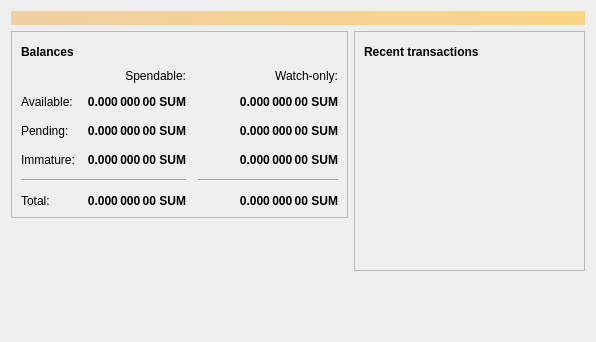
<?xml version="1.0" encoding="UTF-8"?>
<ui version="4.0">
 <class>OverviewPage</class>
 <widget class="QWidget" name="OverviewPage">
  <property name="geometry">
   <rect>
    <x>0</x>
    <y>0</y>
    <width>596</width>
    <height>342</height>
   </rect>
  </property>
  <property name="windowTitle">
   <string>Form</string>
  </property>
  <layout class="QVBoxLayout" name="topLayout">
   <item>
    <widget class="QLabel" name="labelAlerts">
     <property name="visible">
      <bool>false</bool>
     </property>
     <property name="styleSheet">
      <string notr="true">QLabel { background-color: qlineargradient(x1: 0, y1: 0, x2: 1, y2: 0, stop:0 #F0D0A0, stop:1 #F8D488); color:#000000; }</string>
     </property>
     <property name="wordWrap">
      <bool>true</bool>
     </property>
     <property name="margin">
      <number>3</number>
     </property>
     <property name="textInteractionFlags">
      <set>Qt::TextSelectableByMouse</set>
     </property>
    </widget>
   </item>
   <item>
    <layout class="QHBoxLayout" name="horizontalLayout" stretch="1,1">
     <item>
      <layout class="QVBoxLayout" name="verticalLayout_2">
       <item>
        <widget class="QFrame" name="frame">
         <property name="frameShape">
          <enum>QFrame::StyledPanel</enum>
         </property>
         <property name="frameShadow">
          <enum>QFrame::Raised</enum>
         </property>
         <layout class="QVBoxLayout" name="verticalLayout_4">
          <item>
           <layout class="QHBoxLayout" name="horizontalLayout_4">
            <item>
             <widget class="QLabel" name="label_5">
              <property name="font">
               <font>
                <weight>75</weight>
                <bold>true</bold>
               </font>
              </property>
              <property name="text">
               <string>Balances</string>
              </property>
             </widget>
            </item>
            <item>
             <widget class="QPushButton" name="labelWalletStatus">
              <property name="enabled">
               <bool>true</bool>
              </property>
              <property name="maximumSize">
               <size>
                <width>30</width>
                <height>16777215</height>
               </size>
              </property>
              <property name="toolTip">
               <string>The displayed information may be out of date. Your wallet automatically synchronizes with the Sumcoin network after a connection is established, but this process has not completed yet.</string>
              </property>
              <property name="text">
               <string/>
              </property>
              <property name="icon">
               <iconset resource="../bitcoin.qrc">
                <normaloff>:/icons/warning</normaloff>
                <disabledoff>:/icons/warning</disabledoff>:/icons/warning</iconset>
              </property>
              <property name="iconSize">
               <size>
                <width>24</width>
                <height>24</height>
               </size>
              </property>
              <property name="flat">
               <bool>true</bool>
              </property>
             </widget>
            </item>
            <item>
             <spacer name="horizontalSpacer_3">
              <property name="orientation">
               <enum>Qt::Horizontal</enum>
              </property>
              <property name="sizeHint" stdset="0">
               <size>
                <width>40</width>
                <height>20</height>
               </size>
              </property>
             </spacer>
            </item>
           </layout>
          </item>
          <item>
           <layout class="QGridLayout" name="gridLayout">
            <property name="spacing">
             <number>12</number>
            </property>
            <item row="2" column="2">
             <widget class="QLabel" name="labelWatchPending">
              <property name="font">
               <font>
                <weight>75</weight>
                <bold>true</bold>
               </font>
              </property>
              <property name="cursor">
               <cursorShape>IBeamCursor</cursorShape>
              </property>
              <property name="toolTip">
               <string>Unconfirmed transactions to watch-only addresses</string>
              </property>
              <property name="text">
               <string notr="true">0.000 000 00 SUM</string>
              </property>
              <property name="alignment">
               <set>Qt::AlignRight|Qt::AlignTrailing|Qt::AlignVCenter</set>
              </property>
              <property name="textInteractionFlags">
               <set>Qt::LinksAccessibleByMouse|Qt::TextSelectableByKeyboard|Qt::TextSelectableByMouse</set>
              </property>
             </widget>
            </item>
            <item row="2" column="1">
             <widget class="QLabel" name="labelUnconfirmed">
              <property name="font">
               <font>
                <weight>75</weight>
                <bold>true</bold>
               </font>
              </property>
              <property name="cursor">
               <cursorShape>IBeamCursor</cursorShape>
              </property>
              <property name="toolTip">
               <string>Total of transactions that have yet to be confirmed, and do not yet count toward the spendable balance</string>
              </property>
              <property name="text">
               <string notr="true">0.000 000 00 SUM</string>
              </property>
              <property name="alignment">
               <set>Qt::AlignRight|Qt::AlignTrailing|Qt::AlignVCenter</set>
              </property>
              <property name="textInteractionFlags">
               <set>Qt::LinksAccessibleByMouse|Qt::TextSelectableByKeyboard|Qt::TextSelectableByMouse</set>
              </property>
             </widget>
            </item>
            <item row="3" column="2">
             <widget class="QLabel" name="labelWatchImmature">
              <property name="font">
               <font>
                <weight>75</weight>
                <bold>true</bold>
               </font>
              </property>
              <property name="cursor">
               <cursorShape>IBeamCursor</cursorShape>
              </property>
              <property name="toolTip">
               <string>Mined balance in watch-only addresses that has not yet matured</string>
              </property>
              <property name="text">
               <string notr="true">0.000 000 00 SUM</string>
              </property>
              <property name="alignment">
               <set>Qt::AlignRight|Qt::AlignTrailing|Qt::AlignVCenter</set>
              </property>
              <property name="textInteractionFlags">
               <set>Qt::LinksAccessibleByMouse|Qt::TextSelectableByKeyboard|Qt::TextSelectableByMouse</set>
              </property>
             </widget>
            </item>
            <item row="4" column="0" colspan="2">
             <widget class="Line" name="line">
              <property name="orientation">
               <enum>Qt::Horizontal</enum>
              </property>
             </widget>
            </item>
            <item row="4" column="2">
             <widget class="Line" name="lineWatchBalance">
              <property name="sizePolicy">
               <sizepolicy hsizetype="Preferred" vsizetype="Fixed">
                <horstretch>0</horstretch>
                <verstretch>0</verstretch>
               </sizepolicy>
              </property>
              <property name="minimumSize">
               <size>
                <width>140</width>
                <height>0</height>
               </size>
              </property>
              <property name="orientation">
               <enum>Qt::Horizontal</enum>
              </property>
             </widget>
            </item>
            <item row="5" column="0">
             <widget class="QLabel" name="labelTotalText">
              <property name="text">
               <string>Total:</string>
              </property>
             </widget>
            </item>
            <item row="3" column="1">
             <widget class="QLabel" name="labelImmature">
              <property name="font">
               <font>
                <weight>75</weight>
                <bold>true</bold>
               </font>
              </property>
              <property name="cursor">
               <cursorShape>IBeamCursor</cursorShape>
              </property>
              <property name="toolTip">
               <string>Mined balance that has not yet matured</string>
              </property>
              <property name="text">
               <string notr="true">0.000 000 00 SUM</string>
              </property>
              <property name="alignment">
               <set>Qt::AlignRight|Qt::AlignTrailing|Qt::AlignVCenter</set>
              </property>
              <property name="textInteractionFlags">
               <set>Qt::LinksAccessibleByMouse|Qt::TextSelectableByKeyboard|Qt::TextSelectableByMouse</set>
              </property>
             </widget>
            </item>
            <item row="2" column="3">
             <spacer name="horizontalSpacer_2">
              <property name="orientation">
               <enum>Qt::Horizontal</enum>
              </property>
              <property name="sizeHint" stdset="0">
               <size>
                <width>40</width>
                <height>20</height>
               </size>
              </property>
             </spacer>
            </item>
            <item row="3" column="0">
             <widget class="QLabel" name="labelImmatureText">
              <property name="text">
               <string>Immature:</string>
              </property>
             </widget>
            </item>
            <item row="5" column="1">
             <widget class="QLabel" name="labelTotal">
              <property name="font">
               <font>
                <weight>75</weight>
                <bold>true</bold>
               </font>
              </property>
              <property name="cursor">
               <cursorShape>IBeamCursor</cursorShape>
              </property>
              <property name="toolTip">
               <string>Your current total balance</string>
              </property>
              <property name="text">
               <string notr="true">0.000 000 00 SUM</string>
              </property>
              <property name="alignment">
               <set>Qt::AlignRight|Qt::AlignTrailing|Qt::AlignVCenter</set>
              </property>
              <property name="textInteractionFlags">
               <set>Qt::LinksAccessibleByMouse|Qt::TextSelectableByKeyboard|Qt::TextSelectableByMouse</set>
              </property>
             </widget>
            </item>
            <item row="5" column="2">
             <widget class="QLabel" name="labelWatchTotal">
              <property name="font">
               <font>
                <weight>75</weight>
                <bold>true</bold>
               </font>
              </property>
              <property name="cursor">
               <cursorShape>IBeamCursor</cursorShape>
              </property>
              <property name="toolTip">
               <string>Current total balance in watch-only addresses</string>
              </property>
              <property name="text">
               <string notr="true">0.000 000 00 SUM</string>
              </property>
              <property name="alignment">
               <set>Qt::AlignRight|Qt::AlignTrailing|Qt::AlignVCenter</set>
              </property>
              <property name="textInteractionFlags">
               <set>Qt::LinksAccessibleByMouse|Qt::TextSelectableByKeyboard|Qt::TextSelectableByMouse</set>
              </property>
             </widget>
            </item>
            <item row="0" column="2">
             <widget class="QLabel" name="labelWatchonly">
              <property name="text">
               <string>Watch-only:</string>
              </property>
              <property name="alignment">
               <set>Qt::AlignRight|Qt::AlignTrailing|Qt::AlignVCenter</set>
              </property>
             </widget>
            </item>
            <item row="1" column="0">
             <widget class="QLabel" name="labelBalanceText">
              <property name="text">
               <string>Available:</string>
              </property>
             </widget>
            </item>
            <item row="1" column="1">
             <widget class="QLabel" name="labelBalance">
              <property name="font">
               <font>
                <weight>75</weight>
                <bold>true</bold>
               </font>
              </property>
              <property name="cursor">
               <cursorShape>IBeamCursor</cursorShape>
              </property>
              <property name="toolTip">
               <string>Your current spendable balance</string>
              </property>
              <property name="text">
               <string notr="true">0.000 000 00 SUM</string>
              </property>
              <property name="alignment">
               <set>Qt::AlignRight|Qt::AlignTrailing|Qt::AlignVCenter</set>
              </property>
              <property name="textInteractionFlags">
               <set>Qt::LinksAccessibleByMouse|Qt::TextSelectableByKeyboard|Qt::TextSelectableByMouse</set>
              </property>
             </widget>
            </item>
            <item row="1" column="2">
             <widget class="QLabel" name="labelWatchAvailable">
              <property name="font">
               <font>
                <weight>75</weight>
                <bold>true</bold>
               </font>
              </property>
              <property name="cursor">
               <cursorShape>IBeamCursor</cursorShape>
              </property>
              <property name="toolTip">
               <string>Your current balance in watch-only addresses</string>
              </property>
              <property name="text">
               <string notr="true">0.000 000 00 SUM</string>
              </property>
              <property name="alignment">
               <set>Qt::AlignRight|Qt::AlignTrailing|Qt::AlignVCenter</set>
              </property>
              <property name="textInteractionFlags">
               <set>Qt::LinksAccessibleByMouse|Qt::TextSelectableByKeyboard|Qt::TextSelectableByMouse</set>
              </property>
             </widget>
            </item>
            <item row="2" column="0">
             <widget class="QLabel" name="labelPendingText">
              <property name="text">
               <string>Pending:</string>
              </property>
             </widget>
            </item>
            <item row="0" column="1">
             <widget class="QLabel" name="labelSpendable">
              <property name="text">
               <string>Spendable:</string>
              </property>
              <property name="alignment">
               <set>Qt::AlignRight|Qt::AlignTrailing|Qt::AlignVCenter</set>
              </property>
             </widget>
            </item>
           </layout>
          </item>
         </layout>
        </widget>
       </item>
       <item>
        <spacer name="verticalSpacer">
         <property name="orientation">
          <enum>Qt::Vertical</enum>
         </property>
         <property name="sizeHint" stdset="0">
          <size>
           <width>20</width>
           <height>40</height>
          </size>
         </property>
        </spacer>
       </item>
      </layout>
     </item>
     <item>
      <layout class="QVBoxLayout" name="verticalLayout_3">
       <item>
        <widget class="QFrame" name="frame_2">
         <property name="frameShape">
          <enum>QFrame::StyledPanel</enum>
         </property>
         <property name="frameShadow">
          <enum>QFrame::Raised</enum>
         </property>
         <layout class="QVBoxLayout" name="verticalLayout">
          <item>
           <layout class="QHBoxLayout" name="horizontalLayout_2">
            <item>
             <widget class="QLabel" name="label_4">
              <property name="font">
               <font>
                <weight>75</weight>
                <bold>true</bold>
               </font>
              </property>
              <property name="text">
               <string>Recent transactions</string>
              </property>
             </widget>
            </item>
            <item>
             <widget class="QPushButton" name="labelTransactionsStatus">
              <property name="enabled">
               <bool>true</bool>
              </property>
              <property name="maximumSize">
               <size>
                <width>30</width>
                <height>16777215</height>
               </size>
              </property>
              <property name="toolTip">
               <string>The displayed information may be out of date. Your wallet automatically synchronizes with the Sumcoin network after a connection is established, but this process has not completed yet.</string>
              </property>
              <property name="text">
               <string/>
              </property>
              <property name="icon">
               <iconset resource="../bitcoin.qrc">
                <normaloff>:/icons/warning</normaloff>
                <disabledoff>:/icons/warning</disabledoff>:/icons/warning</iconset>
              </property>
              <property name="iconSize">
               <size>
                <width>24</width>
                <height>24</height>
               </size>
              </property>
              <property name="flat">
               <bool>true</bool>
              </property>
             </widget>
            </item>
            <item>
             <spacer name="horizontalSpacer">
              <property name="orientation">
               <enum>Qt::Horizontal</enum>
              </property>
              <property name="sizeHint" stdset="0">
               <size>
                <width>40</width>
                <height>20</height>
               </size>
              </property>
             </spacer>
            </item>
           </layout>
          </item>
          <item>
           <widget class="QListView" name="listTransactions">
            <property name="styleSheet">
             <string notr="true">QListView { background: transparent; }</string>
            </property>
            <property name="frameShape">
             <enum>QFrame::NoFrame</enum>
            </property>
            <property name="verticalScrollBarPolicy">
             <enum>Qt::ScrollBarAlwaysOff</enum>
            </property>
            <property name="horizontalScrollBarPolicy">
             <enum>Qt::ScrollBarAlwaysOff</enum>
            </property>
            <property name="selectionMode">
             <enum>QAbstractItemView::NoSelection</enum>
            </property>
           </widget>
          </item>
         </layout>
        </widget>
       </item>
       <item>
        <spacer name="verticalSpacer_2">
         <property name="orientation">
          <enum>Qt::Vertical</enum>
         </property>
         <property name="sizeHint" stdset="0">
          <size>
           <width>20</width>
           <height>40</height>
          </size>
         </property>
        </spacer>
       </item>
      </layout>
     </item>
    </layout>
   </item>
  </layout>
 </widget>
 <resources/>
 <connections/>
</ui>
